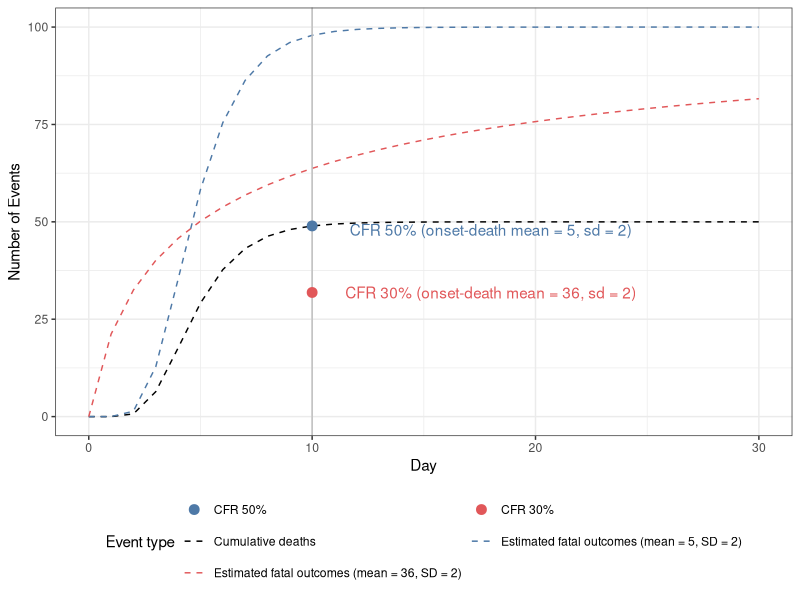

Source code (R): (Note: this script raises an error after producing the figure.)
# script to plot the impact of onset-to-death distribution on case fatality
# ratio for use case on ambiguously reported onset-to-death distribution
# parameters

library(ggplot2)

# Define initial parameters

# Total reported cases at time 0
initial_onsets <- 100
# True CFR
cfr <- 0.5

# Define time range for the plot
time_range <- 0:30

# Scenario (a): narrow delay distribution (correct interpretation)
meanlog_a <- 1.53
sdlog_a <- 0.38

# Scenario (b): wider delay distribution
meanlog_b <- 1.6 # log(5)
sdlog_b <- 2

# Calculate cumulative proportion with known outcomes for each scenario:
prop_known_a <- plnorm(time_range, meanlog_a, sdlog = sdlog_a)
prop_known_b <- plnorm(time_range, meanlog_b, sdlog = sdlog_b)

# Calculate expected number of known outcomes
known_outcomes_a <- initial_onsets * prop_known_a
known_outcomes_b <- initial_onsets * prop_known_b

# Calculate cumulative fatal outcomes
cumulative_deaths <- initial_onsets * cfr * prop_known_a

events <- data.frame(
  time_range = time_range,
  cumulative_deaths = cumulative_deaths,
  known_outcomes_a = known_outcomes_a,
  known_outcomes_b = known_outcomes_b
)

events <- tidyr::pivot_longer(
  data = events,
  cols = c("cumulative_deaths", "known_outcomes_a", "known_outcomes_b"),
  names_to = "event_type"
)

day <- 10
cfr_df <- data.frame(
  x = day,
  cfr_a = initial_onsets * cfr * plnorm(day, meanlog_a, sdlog = sdlog_a),
  cfr_b = initial_onsets * cfr * plnorm(day, meanlog_b, sdlog = sdlog_b)
)
cfr_df <- tidyr::pivot_longer(
  data = cfr_df,
  cols = c("cfr_a", "cfr_b"),
  names_to = "cfr_type"
)

cfr_outcome_plot <- ggplot2::ggplot(data = events) +
  ggplot2::geom_line(
    mapping = ggplot2::aes(x = time_range, y = value, colour = event_type),
    linetype = 2
  ) +
  ggplot2::geom_vline(mapping = ggplot2::aes(xintercept = 10), colour = "grey") +
  ggplot2::geom_point(
    data = cfr_df,
    mapping = ggplot2::aes(x = x, y = value, colour = cfr_type),
    size = 3
  ) +
  ggplot2::annotate(
    geom = "text",
    x = day + 8,
    y = cfr_df$value[1] - 1, # minus 1 to avoid expected outcomes line
    label = "CFR 50% (onset-death mean = 5, sd = 2)",
    colour = "#4E79A7"
  ) +
  ggplot2::annotate(
    geom = "text",
    x = day + 8,
    y = cfr_df$value[2],
    label = "CFR 30% (onset-death mean = 36, sd = 2)",
    colour = "#E15759"
  ) +
  ggplot2::scale_x_continuous(name = "Day") +
  ggplot2::scale_y_continuous(name = "Number of Events", limits = c(0, 100)) +
  ggplot2::scale_colour_manual(
    name = "Event type",
    labels = c(
      "CFR 50%",
      "CFR 30%",
      "Cumulative deaths",
      "Estimated fatal outcomes (mean = 5, SD = 2)",
      "Estimated fatal outcomes (mean = 36, SD = 2)"
    ),
    values = c("#4E79A7", "#E15759", "black", "#4E79A7", "#E15759")) +
  ggplot2::guides(colour = ggplot2::guide_legend(nrow = 3, byrow = TRUE)) +
  ggplot2::theme_bw() +
  ggplot2::theme(legend.position = "bottom")

ggplot2::ggsave(
  file.path("plots", "cfr_outcome.png"),
  plot = cfr_outcome_plot,
  device = "png",
  width = 200,
  height = 150,
  units = "mm",
  dpi = 300
)
